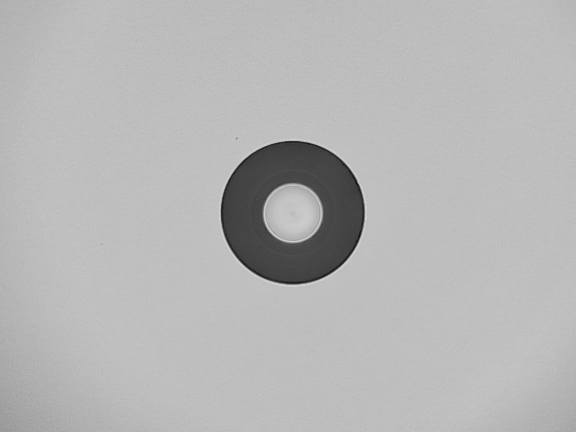
#> input picture App/images/img63.jpg, 1152 x 864 px, found by its file name (shown at 1/2 size)
$ python concen_split2.py
#> lines starting #> are read from the running program, lines starting #| are printed output that depends on the picture; after the words box and inside, x2 and y2 are one past the last pixel; in counts of white or black regions, pixels touching at a corner belong together
import cv2
import numpy as np
import os
import matplotlib.pyplot as plt
from scipy.optimize import curve_fit

def find_iteratively_refined_center(image, search_radius=3):
    """
    Finds the fiber center with maximum accuracy by performing an iterative
    local search to find the center point that maximizes the sharpness of the
    core/cladding intensity drop. This function is retained for its robustness.
    """
    # [This function's code is identical to the previous version and is retained for brevity]
    # [It robustly finds the best center, which is crucial for the next steps]
    _, thresh_image = cv2.threshold(image, 0, 255, cv2.THRESH_BINARY + cv2.THRESH_OTSU)
    M = cv2.moments(thresh_image)
    if M["m00"] != 0:
        initial_cx, initial_cy = int(M["m10"] / M["m00"]), int(M["m01"] / M["m00"])
    else:
        h, w = image.shape
        initial_cx, initial_cy = w // 2, h // 2

    best_center = (initial_cx, initial_cy)
    max_sharpness = 0  # We want the most negative derivative

    h, w = image.shape
    y_coords, x_coords = np.indices((h, w))

    for cy_candidate in range(initial_cy - search_radius, initial_cy + search_radius + 1):
        for cx_candidate in range(initial_cx - search_radius, initial_cx + search_radius + 1):
            r = np.sqrt((x_coords - cx_candidate)**2 + (y_coords - cy_candidate)**2).astype(int)
            # Efficiently calculate profile for sharpness check
            tbin = np.bincount(r.ravel(), image.ravel())
            nr = np.bincount(r.ravel())
            radial_profile = np.divide(tbin, nr, out=np.zeros_like(tbin, dtype=float), where=nr != 0)

            profile_segment = radial_profile[:w // 3]
            if len(profile_segment) < 20: continue

            derivative = np.gradient(cv2.GaussianBlur(profile_segment, (5, 1), 0).flatten())
            sharpness = np.min(derivative) # Most negative value

            if sharpness < max_sharpness:
                max_sharpness = sharpness
                best_center = (cx_candidate, cy_candidate)

    return best_center

def fiber_model_function(r, r_core, w_core, r_cladding, w_cladding, I_core, I_cladding, I_ferrule):
    """
    A mathematical model of the fiber's radial intensity profile using tanh functions
    to create smooth, sigmoidal steps. This is our idealized equation.

    Args:
        r (np.array): Array of radii.
        r_core (float): The center radius of the core-cladding transition.
        w_core (float): The width (steepness) of the core-cladding transition.
        r_cladding (float): The center radius of the cladding-ferrule transition.
        w_cladding (float): The width (steepness) of the cladding-ferrule transition.
        I_core (float): The intensity level of the core.
        I_cladding (float): The intensity level of the cladding.
        I_ferrule (float): The intensity level of the ferrule.

    Returns:
        np.array: The modeled intensity profile.
    """
    # Term 1: Models the drop from core to cladding
    core_to_cladding_term = (I_core - I_cladding) / 2 * (1 - np.tanh((r - r_core) / w_core))

    # Term 2: Models the rise from cladding to ferrule
    cladding_to_ferrule_term = (I_ferrule - I_cladding) / 2 * (1 + np.tanh((r - r_cladding) / w_cladding))

    return core_to_cladding_term + cladding_to_ferrule_term + I_cladding


def analyze_profile_with_model_fit(image, center):
    """
    Analyzes the radial profile by fitting a sophisticated mathematical model to it,
    extracting highly accurate parameters for the core and cladding radii.
    """
    # --- 1. Calculate the real-world radial data from the pixel matrix ---
    cx, cy = center
    h, w = image.shape
    y, x = np.indices((h, w))
    r = np.sqrt((x - cx)**2 + (y - cy)**2)

    # Bin pixels by integer radius and calculate average intensity
    r_int = r.astype(int)
    tbin = np.bincount(r_int.ravel(), image.ravel())
    nr = np.bincount(r_int.ravel())
    radial_profile = np.divide(tbin, nr, out=np.zeros_like(tbin, dtype=float), where=nr != 0)
    max_radius = min(cx, cy, w - cx, h - cy)
    radii_x_axis = np.arange(max_radius)
    profile_y_axis = radial_profile[:max_radius]

    # --- 2. Make intelligent initial guesses for the model parameters (crucial for convergence) ---
    # We use the derivative method as a starting point for the optimization.
    derivative = np.gradient(cv2.GaussianBlur(profile_y_axis, (5, 1), 0).flatten())

    guess_r_core = np.argmin(derivative[5:]) + 5
    guess_r_cladding = np.argmax(derivative[guess_r_core:]) + guess_r_core
    guess_I_core = np.mean(profile_y_axis[:guess_r_core])
    guess_I_cladding = np.min(profile_y_axis[guess_r_core:guess_r_cladding])
    guess_I_ferrule = np.mean(profile_y_axis[guess_r_cladding + 5:])

    # Initial parameter guesses [r_core, w_core, r_cladding, w_cladding, I_core, I_cladding, I_ferrule]
    p0 = [guess_r_core, 5.0, guess_r_cladding, 5.0, guess_I_core, guess_I_cladding, guess_I_ferrule]

    # --- 3. Perform the Non-Linear Least Squares Fit (The "Magic") ---
    try:
        # We provide the model, the data (x, y), the initial guesses (p0), and bounds.
        bounds = ([0, 0, 0, 0, 0, 0, 0], [max_radius, max_radius, max_radius, max_radius, 255, 255, 255])
        popt, _ = curve_fit(fiber_model_function, radii_x_axis, profile_y_axis, p0=p0, bounds=bounds, maxfev=5000)

        # The optimized parameters are our highly accurate results
        r_core_fit, _, r_cladding_fit, _, _, _, _ = popt

        # Generate the fitted curve for plotting
        fitted_curve = fiber_model_function(radii_x_axis, *popt)

    except RuntimeError:
        print("Warning: Curve fit failed. Falling back to derivative method.")
        r_core_fit, r_cladding_fit = guess_r_core, guess_r_cladding
        fitted_curve = None

    return int(round(r_core_fit)), int(round(r_cladding_fit)), profile_y_axis, fitted_curve

# The main pipeline function now uses these new analysis tools.
# The `create_and_apply_masks` and `crop_to_content` functions remain the same.
def create_and_apply_masks(image, center, r_core, r_cladding):
    # This function is correct and remains unchanged.
    cx, cy = center; h, w = image.shape; y, x = np.indices((h, w))
    dist_sq = (x - cx)**2 + (y - cy)**2
    core_mask = (dist_sq <= r_core**2).astype(np.uint8) * 255
    cladding_mask = ((dist_sq > r_core**2) & (dist_sq <= r_cladding**2)).astype(np.uint8) * 255
    isolated_core = cv2.bitwise_and(image, image, mask=core_mask)
    isolated_cladding = cv2.bitwise_and(image, image, mask=cladding_mask)
    return isolated_core, isolated_cladding, core_mask, cladding_mask

def crop_to_content(image, mask):
    # This function is correct and remains unchanged.
    coords = np.argwhere(mask > 0)
    if coords.size > 0:
        y_min, x_min = coords.min(axis=0); y_max, x_max = coords.max(axis=0)
        return image[y_min:y_max + 1, x_min:x_max + 1]
    return image

def process_fiber_image_model_fit(image_path, output_dir='output_model_fit'):
#> called with output_dir = 'output_model_fit'
    print(f"\n--- Processing with Mathematical Model Fit: {image_path} ---")
    if not os.path.exists(image_path): print(f"Error: Not found: {image_path}"); return
    if not os.path.exists(output_dir): os.makedirs(output_dir)

    original_image = cv2.imread(image_path)
#> original_image is the input picture: shape (864, 1152, 3); min 3, max 231, mean 182
    gray_image = cv2.cvtColor(original_image, cv2.COLOR_BGR2GRAY)

    center = find_iteratively_refined_center(gray_image, search_radius=3)
#> in find_iteratively_refined_center, `_, thresh_image = cv2.threshold(image, 0, 255, cv2.THRESH_BINARY + cv2..`:
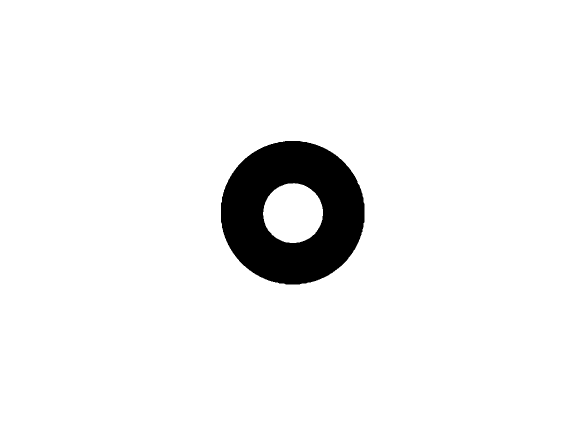
#> thresh_image: shape (864, 1152) (shown at 1/2 size); 94.6% white; 1 black region, box (x1, y1, x2, y2) and area: (442, 282, 729, 569) 53742
#> in find_iteratively_refined_center, `M = cv2.moments(thresh_image)`: M = moments, m00 240104430, centre m10/m00, m01/m00 = (575, 431.9)
#> in find_iteratively_refined_center, `initial_cx, initial_cy = int(M["m10"] / M["m00"]), int(M["m01"] / M["m..`: initial_cx = 574; initial_cy = 431
#> in find_iteratively_refined_center, `best_center = (initial_cx, initial_cy)`: best_center = (574, 431)
#> after the loop in find_iteratively_refined_center, `for cy_candidate in range(initial_cy - search_radius, initial_cy + sea..`: best_center = (577, 429); max_sharpness = -9.91
#> center = (577, 429)
    print(f"Refined Center: {center}")
#| Refined Center: (577, 429)

    r_core, r_cladding, profile, fitted_curve = analyze_profile_with_model_fit(gray_image, center)
#> in analyze_profile_with_model_fit, `cx, cy = center`: cx = 577; cy = 429
#> in analyze_profile_with_model_fit, `r = np.sqrt((x - cx)**2 + (y - cy)**2)`:
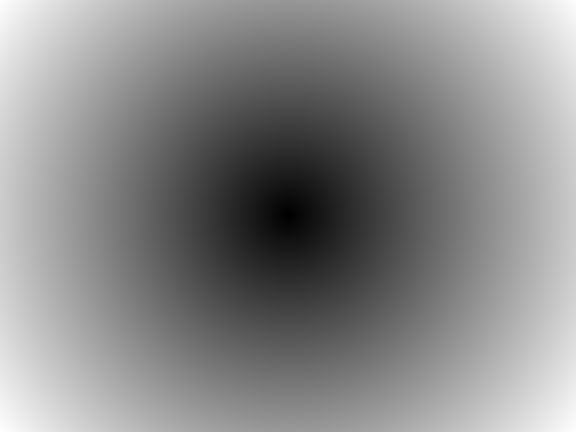
#> r: shape (864, 1152) float64 (shown at 1/2 size); min 0, max 722, mean 388.1; drawn with min black and max white
#> in analyze_profile_with_model_fit, `tbin = np.bincount(r_int.ravel(), image.ravel())`: tbin = 723 values, max 513495 at index 427, min 157 at index 722, mean 250500.3
#> in analyze_profile_with_model_fit, `nr = np.bincount(r_int.ravel())`: nr = 723 values, max 2712 at index 427, min 1 at index 0, mean 1376.7
#> in analyze_profile_with_model_fit, `radial_profile = np.divide(tbin, nr, out=np.zeros_like(tbin, dtype=flo..`: radial_profile = 723 values, max 197 at index 0, min 58.26 at index 132, mean 173.1
#> in analyze_profile_with_model_fit, `max_radius = min(cx, cy, w - cx, h - cy)`: max_radius = 429
#> in analyze_profile_with_model_fit, `profile_y_axis = radial_profile[:max_radius]`: profile_y_axis = 429 values, max 197 at index 0, min 58.26 at index 132, mean 166.2
#> in analyze_profile_with_model_fit, `derivative = np.gradient(cv2.GaussianBlur(profile_y_axis, (5, 1), 0).f..`: derivative = 429 values, max 11.53 at index 135, min -9.91 at index 51, mean -0.0187
#> in analyze_profile_with_model_fit, `guess_r_core = np.argmin(derivative[5:]) + 5`: guess_r_core = 51
#> in analyze_profile_with_model_fit, `guess_r_cladding = np.argmax(derivative[guess_r_core:]) + guess_r_core`: guess_r_cladding = 135
#> in analyze_profile_with_model_fit, `guess_I_core = np.mean(profile_y_axis[:guess_r_core])`: guess_I_core = 193.1
#> in analyze_profile_with_model_fit, `guess_I_cladding = np.min(profile_y_axis[guess_r_core:guess_r_cladding])`: guess_I_cladding = 58.26
#> in analyze_profile_with_model_fit, `guess_I_ferrule = np.mean(profile_y_axis[guess_r_cladding + 5:])`: guess_I_ferrule = 187.7
#> in analyze_profile_with_model_fit, `p0 = [guess_r_core, 5.0, guess_r_cladding, 5.0, guess_I_core, guess_I_..`: p0 = [51, 5, 135, 5, 193.1, 58.26, 187.7]
#> in analyze_profile_with_model_fit, `bounds = ([0, 0, 0, 0, 0, 0, 0], [max_radius, max_radius, max_radius, ..`: bounds = ([0, 0, 0, 0, 0, 0, 0], [429, 429, 429, 429, 255, 255, 255])
#> in analyze_profile_with_model_fit, `popt, _ = curve_fit(fiber_model_function, radii_x_axis, profile_y_axis..`: popt = [57.84, 10.98, 143.7, 7.95, 196, 67.23, 189.9]
#> in analyze_profile_with_model_fit, `r_core_fit, _, r_cladding_fit, _, _, _, _ = popt`: r_core_fit = 57.84; r_cladding_fit = 143.7
#> in analyze_profile_with_model_fit, `fitted_curve = fiber_model_function(radii_x_axis, *popt)`: fitted_curve = 429 values, max 196 at index 0, min 67.26 at index 107, mean 166.2
#> r_core = 58; r_cladding = 144; profile has the same summary as profile_y_axis in analyze_profile_with_model_fit
    print(f"Model Fit Radii -> Core: {r_core}px, Cladding: {r_cladding}px")
#| Model Fit Radii -> Core: 58px, Cladding: 144px

    core_img, cladding_img, core_mask, cladding_mask = create_and_apply_masks(gray_image, center, r_core, r_cladding)
#> in create_and_apply_masks, `cx, cy = center`: cx = 577; cy = 429
#> in create_and_apply_masks, `dist_sq = (x - cx)**2 + (y - cy)**2`:
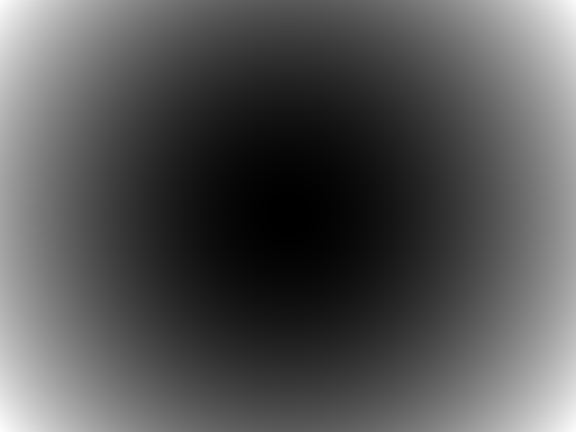
#> dist_sq: shape (864, 1152) int64 (shown at 1/2 size); min 0, max 521285, mean 172808.3; drawn with min black and max white
#> in create_and_apply_masks, `core_mask = (dist_sq <= r_core**2).astype(np.uint8) * 255`: core_mask: shape (864, 1152); 1.1% white; 1 white region, box (x1, y1, x2, y2) and area: (519, 371, 636, 488) 10557
#> in create_and_apply_masks, `cladding_mask = ((dist_sq > r_core**2) & (dist_sq <= r_cladding**2)).a..`: cladding_mask: shape (864, 1152); 5.5% white; 1 white region, box (x1, y1, x2, y2) and area: (433, 285, 722, 574) 54544
#> in create_and_apply_masks, `isolated_cladding = cv2.bitwise_and(image, image, mask=cladding_mask)`:
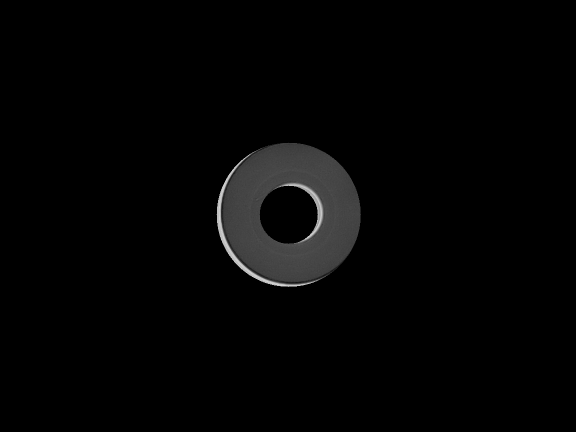
#> isolated_cladding: shape (864, 1152) (shown at 1/2 size); min 0, max 231, mean 4.2

    cropped_core = crop_to_content(core_img, core_mask)
#> in crop_to_content, `coords = np.argwhere(mask > 0)`: coords = 10557 pairs, first value 371 to 487, second value 519 to 635
#> in crop_to_content, `y_min, x_min = coords.min(axis=0)`: y_min = 371; x_min = 519
#> in crop_to_content, `y_max, x_max = coords.max(axis=0)`: y_max = 487; x_max = 635
#> in crop_to_content, `return image[y_min:y_max + 1, x_min:x_max + 1]`:
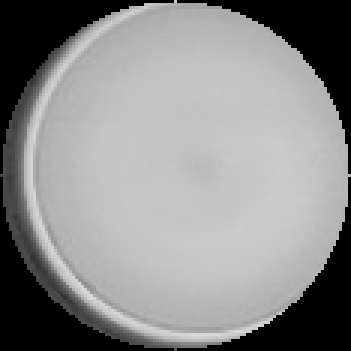
#> returned value: shape (117, 117) (shown 3 times larger); min 0, max 219, mean 139.8
    cropped_cladding = crop_to_content(cladding_img, cladding_mask)
#> in crop_to_content (call 2), `coords = np.argwhere(mask > 0)`: coords = 54544 pairs, first value 285 to 573, second value 433 to 721
#> in crop_to_content (call 2), `y_min, x_min = coords.min(axis=0)`: y_min = 285; x_min = 433
#> in crop_to_content (call 2), `y_max, x_max = coords.max(axis=0)`: y_max = 573; x_max = 721
#> in crop_to_content (call 2), `return image[y_min:y_max + 1, x_min:x_max + 1]`:
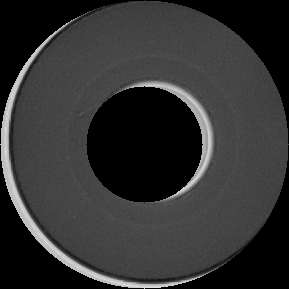
#> returned value: shape (289, 289); min 0, max 231, mean 50

    # --- Save Diagnostic Plot with the Fitted Model Curve ---
    base_filename = os.path.splitext(os.path.basename(image_path))[0]
    plt.figure(figsize=(12, 6))
    plt.plot(profile, 'b.', markersize=4, label='Actual Pixel Data')
    if fitted_curve is not None:
        plt.plot(fitted_curve, 'r-', linewidth=2, label='Fitted Mathematical Model')
    plt.axvline(x=r_core, color='g', linestyle='--', label=f'Core Radius ({r_core}px)')
    plt.axvline(x=r_cladding, color='m', linestyle='--', label=f'Cladding Radius ({r_cladding}px)')
    plt.xlabel('Radius (pixels from center)'); plt.ylabel('Pixel Intensity'); plt.grid(True)
    plt.title(f'Mathematical Model Fit for {os.path.basename(image_path)}'); plt.legend()
    plt.savefig(os.path.join(output_dir, f"{base_filename}_model_fit_plot.png"))
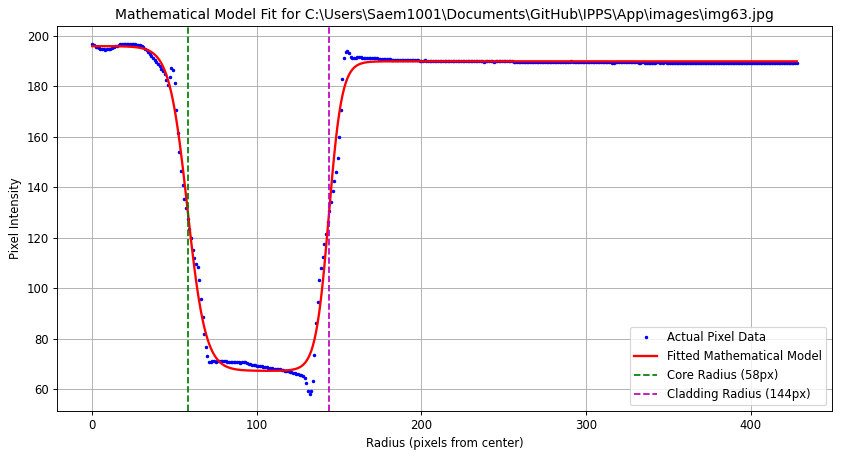
#> figure drawn by matplotlib, 1 panel; curve peaks at x = 0, y = 197; curve peaks at x = 0, y = 196
    plt.close()

    cv2.imwrite(os.path.join(output_dir, f"{base_filename}_core.png"), cropped_core)
    cv2.imwrite(os.path.join(output_dir, f"{base_filename}_cladding.png"), cropped_cladding)
    print(f"Successfully saved model fit results to '{output_dir}'")


if __name__ == '__main__':
    image_filenames = [
        r'C:\Users\Saem1001\Documents\GitHub\IPPS\App\images\img63.jpg'
    ]
    for filename in image_filenames:
        process_fiber_image_model_fit(filename)
